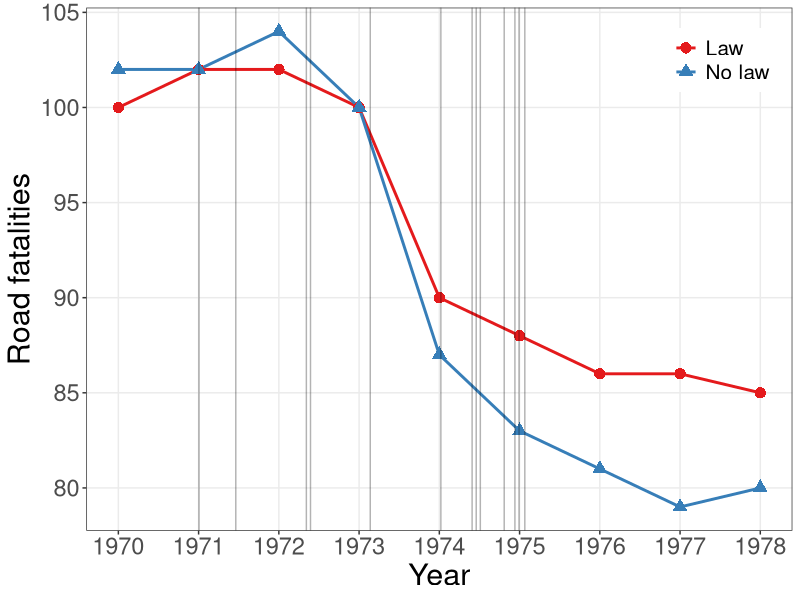

The R script that drew this image:
#' Graph Designer: Weikai Chen, Scott Cohn
#' Source: The Efficacy of Seat Belt Legislation, John G.U. Adams 1982
#' Link: http://john-adams.co.uk/wp-content/uploads/2006/SAE%20seatbelts.pdf 

library(tidyverse)
#setwd("~/Documents/Code/")
# create the data frame called rad,
# short for road accidetn death
color <- c("#E41A1C", "#377EB8")

rad <- data.frame(
    "Year" = 1970:1978,
    "Law" = c(100, 102, 102, 100, 90, 88, 86, 86, 85),
    "NoLaw" = c(102, 102, 104, 100, 87, 83, 81, 79, 80))

# the date when the Law passed in thirteen states
LawPass <- c(1971.0046, 1971.4634, 1972.3429,
             1972.3945, 1973.1392, 1974.0192,
             1974.4086, 1974.4597, 1974.5109,
             1974.8085, 1974.9419, 1974.9934,
             1975.0654)
# Plot
plot.rad <- ggplot(data = rad, aes(x = Year)) +
    geom_line(aes( y = Law, color = 'Law'),
              size = 1) +
    geom_point(aes( y = Law, color = 'Law', shape = 'Law'), size = 3)+
    geom_line(aes( y = NoLaw, color = 'No Law'),
              size = 1) +
    geom_point(aes(y = NoLaw, color = 'No Law', shape = 'No Law'), size = 3)+
    geom_vline(xintercept = LawPass,
               aes(color = 'LawPass'),
               alpha = 0.3) +
    labs(y = 'Road fatalities') +
    scale_x_continuous(breaks = 1970:1978) + 
    scale_color_brewer(palette = "Set1") +
    # scale_shape_manual(breaks = c("Law", "No Law"), 
    #                    labels = c("Law", "No Law")) + 
    theme_bw() + 
    theme(panel.grid.minor = element_blank(),
          legend.position = c(0.9, 0.9),
          legend.title = element_blank(),
          legend.text = element_text(size = 15),
          axis.title = element_text(size = 22),
          axis.text = element_text(size = 17))

dfplot <- 
    rad %>% 
    gather(key = law, value = fatalities, -Year) %>% 
    mutate(law = factor(law))

plot.rad2 <- 
    dfplot %>% 
    ggplot(aes(x = Year, y = fatalities, group = law, color = law)) + 
    geom_line(size = 1) + 
    geom_point(aes(shape = law), size = 3.5) +
    geom_vline(xintercept = LawPass,
               aes(color = 'LawPass'),
               alpha = 0.3) +
    labs(y = 'Road fatalities') +
    scale_x_continuous(breaks = 1970:1978) + 
    scale_color_brewer(palette = "Set1", 
                       name = "Presence of Law",
                       breaks = c("Law", "NoLaw"), 
                       labels = c("Law", "No law")) +
    scale_shape_discrete(name = "Presence of Law",
                       breaks = c("Law", "NoLaw"), 
                       labels = c("Law", "No law")) + 
    theme_bw() + 
    theme(panel.grid.minor = element_blank(),
          legend.position = c(0.9, 0.9),
          legend.title = element_blank(),
          legend.text = element_text(size = 15),
          axis.title = element_text(size = 22),
          axis.text = element_text(size = 17))


# save the figure
ggsave(plot = plot.rad2, "public_mechanism/road_accident_death.pdf", width = 8, height = 6, units = "in")
